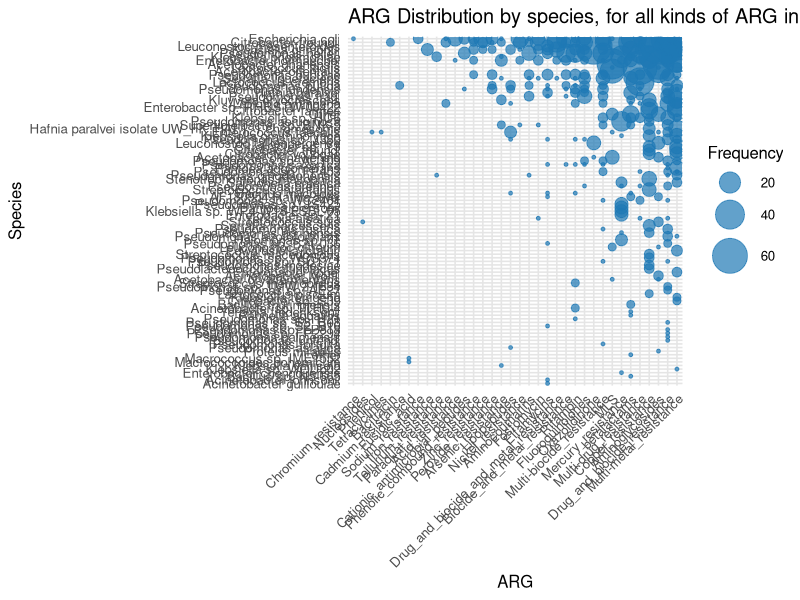
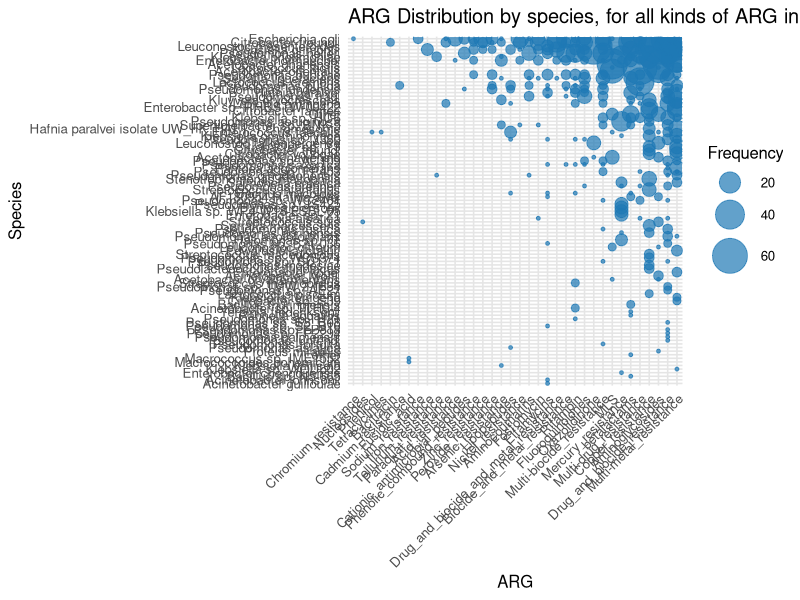

Generate these figures, in order, with R:
# 02/05/2026
# Generating bubble plot : in x ARGs, y species, circle for abundance

# Part 1: Importing the necessary packages and data -----------------------

library(dplyr)
library(ggplot2)
library(readr)
library(forcats)
library(stringr)

df <- read_csv(
	         "all_samples_one_ARG_per_line_v2.csv",
		   col_types = cols(.default = "c")
		 )

# Part 2: Cleaning data ---------------------------------------------------

df_clean <- df %>%
	  filter(
		     !is.na(species),
		         species != "",
		         !is.na(AMR),
			     AMR != ""
			   )

# Part 3: Calculation of Species x ARG frequencies-------------------------

freq_df <- df_clean %>%
	  count(species, AMR, name = "frequency")

  # Optional : Only most frequent AMR for clarity
  freq_df <- freq_df %>%
	    filter(frequency >= 2)

    # Reorder factors according to total frequency
    freq_df <- freq_df %>%
	      mutate(
		         species = fct_reorder(species, frequency, .fun = sum),
			     arg = fct_reorder(AMR, frequency, .fun = sum)
			   )

# Part 4: Plotting---------------------------------------------------------

    p <- ggplot(freq_df, aes(
			       x = arg,
			         y = species,
			         size = frequency
				 )) +
  geom_point(alpha = 0.7, color = "#1f78b4") +
    scale_size_continuous(range = c(1, 12)) +
      labs(
	       x = "ARG",
	           y = "Species",
	           size = "Frequency",
		       title = "ARG Distribution by species, for all kinds of ARG in colocalization with MGE(s)."
		     ) +
  theme_minimal(base_size = 12) +
    theme(
	      axis.text.x = element_text(angle = 45, hjust = 1),
	          panel.grid.major = element_line(color = "grey90")
	        )

  print(p)

  # Save
  ggsave(
	   "ARG_all_bubble.png",
	     p,
	     width = 14,
	       height = 10,
	       dpi = 300
	       )
